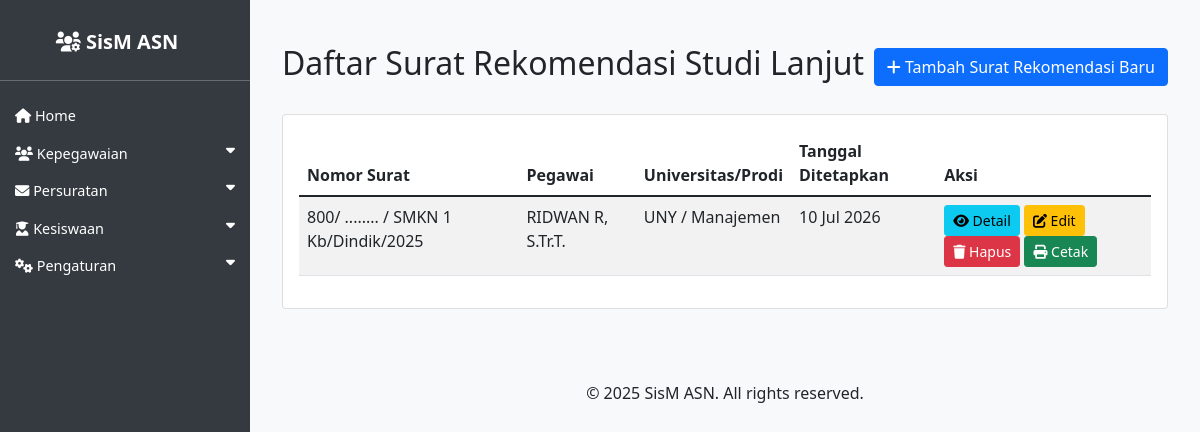
The page /asn/surat_rekomendasi/ on the database as committed earlier.
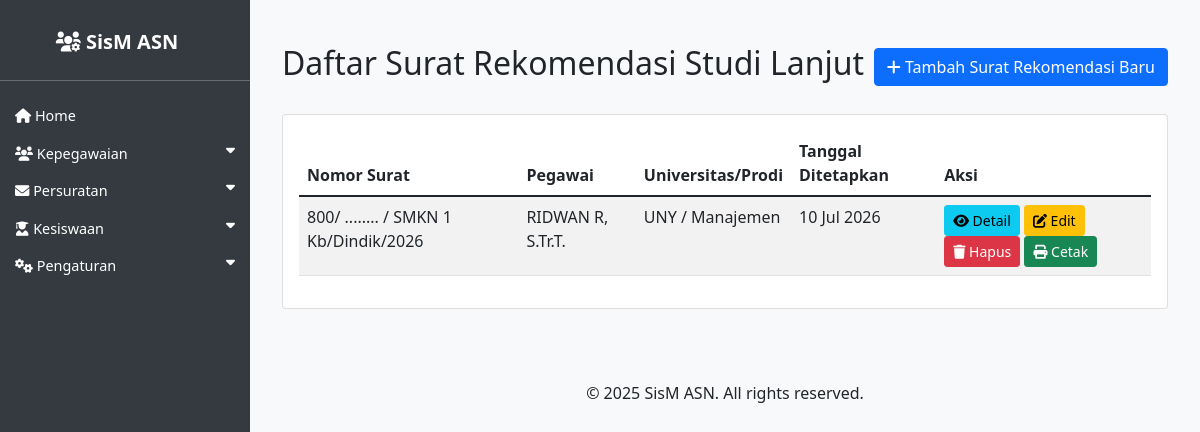
The same page on the database as committed later.
### asn_app/models.py (models this page shows, shortened)
class SuratRekomendasiStudiLanjut(models.Model):
    DEFAULT_PERTIMBANGAN = (
        "Pegawai yang bersangkutan memiliki dedikasi dan kinerja yang baik selama bekerja di instansi kami.\n"
        "Bidang ilmu yang akan dipelajari relevan dengan kebutuhan pengembangan kompetensi serta peningkatan efektivitas pelayanan di unit kerja kami.\n"
        "Pegawai memiliki potensi akademik yang baik serta kemampuan untuk mengaplikasikan ilmu yang didapat bagi kemajuan instansi."
    )
    nomor_surat = models.CharField(max_length=100, verbose_name='Nomor Surat')
    kop_surat = models.ForeignKey(KopSurat, on_delete=models.SET_NULL, null=True, blank=True, verbose_name='Kop Surat')
    penandatangan = models.ForeignKey(ASN, on_delete=models.SET_NULL, null=True, blank=True, related_name='rekomendasi_penandatangan', verbose_name='Pimpinan (Atasan)')
    instansi = models.CharField(max_length=200, verbose_name='Nama Instansi/Sekolah/Organisasi')
    pegawai = models.ForeignKey(ASN, on_delete=models.SET_NULL, null=True, blank=True, related_name='rekomendasi_pegawai', verbose_name='Pegawai')
    nama_universitas = models.CharField(max_length=200, verbose_name='Nama Universitas/Kampus')
    program_studi = models.CharField(max_length=200, verbose_name='Nama Program Studi')
    pertimbangan = models.TextField(blank=True, default=DEFAULT_PERTIMBANGAN, verbose_name='Pertimbangan Rekomendasi')
    tempat_ditetapkan = models.CharField(max_length=100, verbose_name='Tempat Ditetapkan')
    tanggal_ditetapkan = models.DateField(verbose_name='Tanggal Ditetapkan')
    created_at = models.DateTimeField(auto_now_add=True)
    updated_at = models.DateTimeField(auto_now=True)
    class Meta:
        verbose_name_plural = "Surat Rekomendasi Studi Lanjut"
        ordering = ['-tanggal_ditetapkan']

class ASN(models.Model):
    JENIS_KELAMIN_CHOICES = [
        ('L', 'Laki-laki'),
        ('P', 'Perempuan'),
    ]
    AGAMA_CHOICES = [
        ('ISLAM', 'Islam'),
        ('KRISTEN', 'Kristen'),
        ('KATOLIK', 'Katolik'),
        ('HINDU', 'Hindu'),
        ('BUDDHA', 'Buddha'),
        ('KONGHUCU', 'Konghucu'),
    ]
    nip = models.CharField(max_length=18, unique=True, null=True, blank=True)
    nama = models.CharField(max_length=100)
    tempat_lahir = models.CharField(max_length=50)
    tanggal_lahir = models.DateField()
    jenis_kelamin = models.CharField(max_length=1, choices=JENIS_KELAMIN_CHOICES)
    agama = models.CharField(max_length=10, choices=AGAMA_CHOICES)
    alamat = models.TextField()
    email = models.EmailField()
    telepon = models.CharField(max_length=15)
    jabatan = models.CharField(max_length=100)
    pangkat = models.CharField(max_length=50, null=True, blank=True)
    golongan = models.CharField(max_length=5, null=True, blank=True)
    nama_istri_suami = models.CharField(max_length=100, blank=True, null=True, verbose_name='Nama Istri/Suami')
    unit_kerja = models.CharField(max_length=100)
    foto = models.ImageField(upload_to='asn_fotos/', blank=True, null=True)
    created_at = models.DateTimeField(auto_now_add=True)
    updated_at = models.DateTimeField(auto_now=True)

### asn_app/views.py (the view)
# urls.py: path('surat_rekomendasi/', views.surat_rekomendasi_list, name='surat_rekomendasi_list'),
def surat_rekomendasi_list(request):
    logger = logging.getLogger(__name__)
    queryset = SuratRekomendasiStudiLanjut.objects.filter(pk__isnull=False).order_by('-created_at')
    paginator = Paginator(queryset, 10)
    page_number = request.GET.get('page')
    page_obj = paginator.get_page(page_number)
    return render(request, 'asn_app/surat_rekomendasi_list.html', {'page_obj': page_obj})

### asn_app/templates/asn_app/surat_rekomendasi_list.html
{% extends 'asn_app/base.html' %}
{% load i18n %}
{% load indonesian_date_tags %}
{% block content %}
<div class="container mt-4">
    <div class="row">
        <div class="col-md-12">
            <div class="d-flex justify-content-between align-items-center mb-4">
                <h2>Daftar Surat Rekomendasi Studi Lanjut</h2>
                <a href="{% url 'surat_rekomendasi_create' %}" class="btn btn-primary">
                    <i class="fas fa-plus"></i> Tambah Surat Rekomendasi Baru
                </a>
            </div>
            <div class="card">
                <div class="card-body">
                    {% if page_obj %}
                        <div class="table-responsive">
                            <table class="table table-striped">
                                <thead>
                                    <tr>
                                        <th>Nomor Surat</th>
                                        <th>Pegawai</th>
                                        <th>Universitas/Prodi</th>
                                        <th>Tanggal Ditetapkan</th>
                                        <th>Aksi</th>
                                    </tr>
                                </thead>
                                <tbody>
                                    {% for surat in page_obj %}
                                    <tr>
                                        <td>{{ surat.nomor_surat }}</td>
                                        <td>
                                            {% if surat.pegawai %}{{ surat.pegawai.nama }}{% else %}-{% endif %}
                                        </td>
                                        <td>{{ surat.nama_universitas }} / {{ surat.program_studi }}</td>
                                        <td>{{ surat.tanggal_ditetapkan|indonesian_date:"%d %b %Y" }}</td>
                                        <td>
                                            {% if surat.pk %}
                                                <a href="{% url 'surat_rekomendasi_detail' surat.pk %}" class="btn btn-sm btn-info">
                                                    <i class="fas fa-eye"></i> Detail
                                                </a>
                                                <a href="{% url 'surat_rekomendasi_update' surat.pk %}" class="btn btn-sm btn-warning">
                                                    <i class="fas fa-edit"></i> Edit
                                                </a>
                                                <a href="{% url 'surat_rekomendasi_delete' surat.pk %}" class="btn btn-sm btn-danger">
                                                    <i class="fas fa-trash"></i> Hapus
                                                </a>
                                                <a href="{% url 'surat_rekomendasi_export_pdf' surat.pk %}" class="btn btn-sm btn-success" target="_blank">
                                                    <i class="fas fa-print"></i> Cetak
                                                </a>
                                            {% else %}
                                                <span class="text-muted">No Actions</span>
                                            {% endif %}
                                        </td>
                                    </tr>
                                    {% endfor %}
                                </tbody>
                            </table>
                        </div>
                    {% else %}
                        <div class="text-center py-5">
                            <i class="fas fa-file-alt fa-3x text-muted mb-3"></i>
                            <h5 class="text-muted">Belum ada data Surat Rekomendasi Studi Lanjut</h5>
                            <a href="{% url 'surat_rekomendasi_create' %}" class="btn btn-primary">Tambah Surat Rekomendasi Pertama</a>
                        </div>
                    {% endif %}
                </div>
            </div>
        </div>
    </div>
</div>
{% endblock %}

Rows that differ between the two databases and show on the page:
changed SuratRekomendasiStudiLanjut "UNY": nomor_surat "800/ ........ / SMKN 1 Kb/Dindik/2025" → "800/ ........ / SMKN 1 Kb/Dindik/2026"
